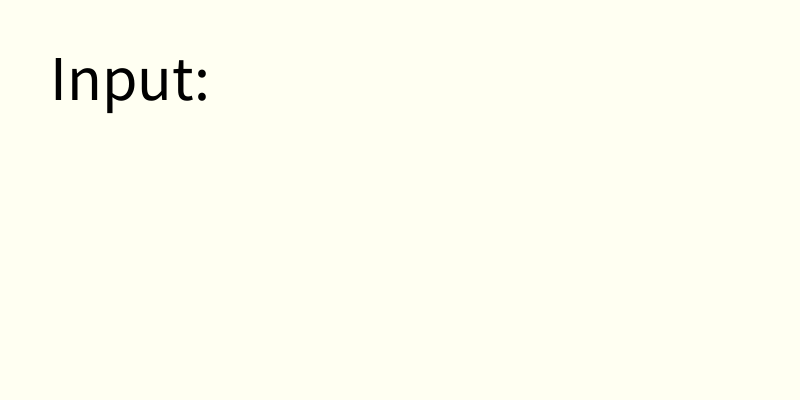
Frame 1 (no input)
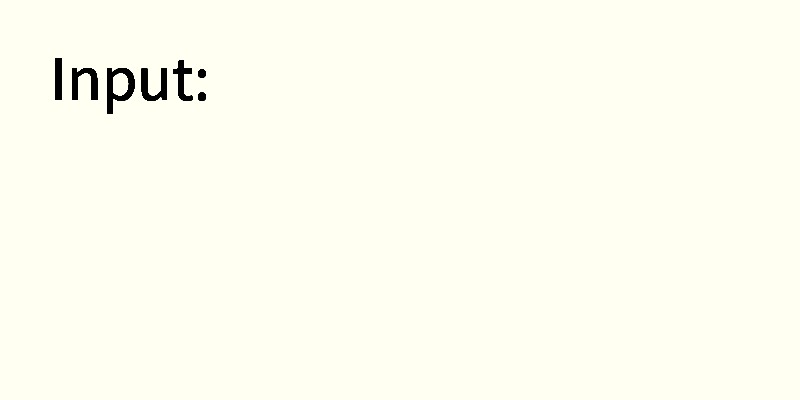
Frame 60 (the mouse pressed at the canvas centre just before this capture)
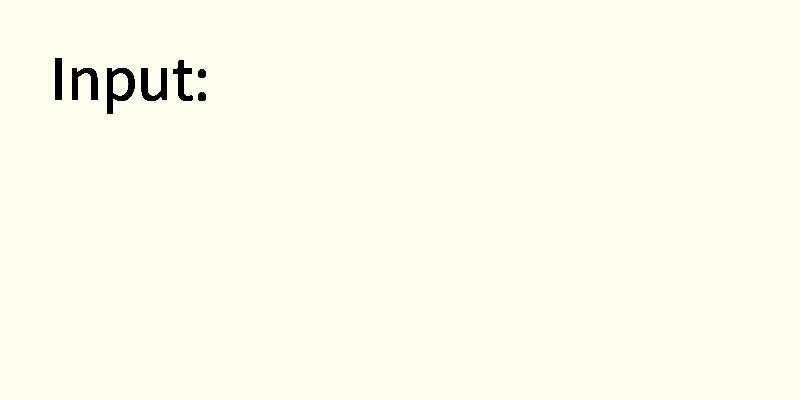
Frame 120 (the mouse held since frame 60 and released just before this capture)

The Processing sketch that drew these frames (run headless with seeded random() and noise(); from frame 60 on, the mouse is pressed at the canvas centre):

// Processing sketch: week06_3_if_alphabet
// ── week06_3_if_alphabet.pde
void setup(){
  size(800,400);
  textSize(64);
  background(#FFFFF2);
}
String line = "Input: ";
void draw(){
  fill(0);
  text(line,50,100);
}
void keyPressed(){
  if(key>='A' && key<='Z') line += key;
  if(key>='a' && key<='z') line += key;
}
